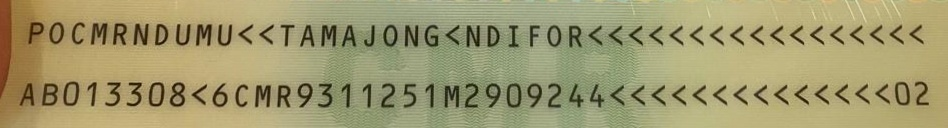
#> input picture server2/output/crop_output.jpg, 948 x 128 px
$ python _test3.py
#> lines starting #> are read from the running program, lines starting #| are printed output that depends on the picture; after the words box and inside, x2 and y2 are one past the last pixel; in counts of white or black regions, pixels touching at a corner belong together
import cv2

# Read the image
input_file = 'output/crop_output.jpg'
output_file = 'output/crop_output1.jpg'

# Load the image
image = cv2.imread(input_file)
#> image is the input picture: shape (128, 948, 3); mean B, G, R 110.3, 153.9, 160.4

if image is not None:
    # Convert to grayscale
    gray_image2 = cv2.cvtColor(image, cv2.COLOR_BGR2GRAY)
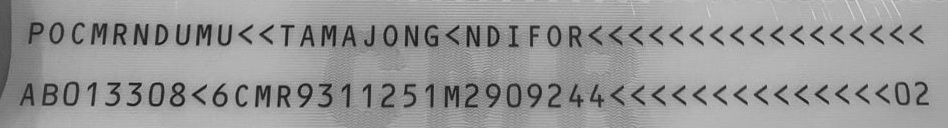
#> gray_image2: shape (128, 948); min 12, max 219, mean 150.8

    # Apply adaptive thresholding
    binary_image2 = cv2.adaptiveThreshold(
        gray_image2,
        255,
        cv2.ADAPTIVE_THRESH_GAUSSIAN_C,
        cv2.THRESH_BINARY,
        31,
        5
    )
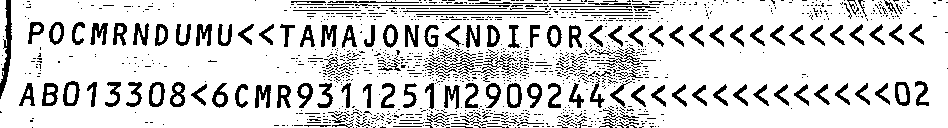
#> binary_image2: shape (128, 948); 83.3% white; 1244 black regions (1091 under 20 px), largest, box (x1, y1, x2, y2) and area: (0, 0, 12, 99) 494, (255, 85, 271, 108) 225, (90, 23, 108, 45) 221

    # Remove noise using morphological opening
    kernel = cv2.getStructuringElement(cv2.MORPH_RECT, (1, 1))  # You can adjust the kernel size
    cleaned_image = cv2.morphologyEx(binary_image2, cv2.MORPH_OPEN, kernel)

    # Save the cleaned binary image
    cv2.imwrite(output_file, cleaned_image)
    print(f"Cleaned binary image saved to {output_file}.")
else:
    print("Error: Image not found or could not be loaded.")
